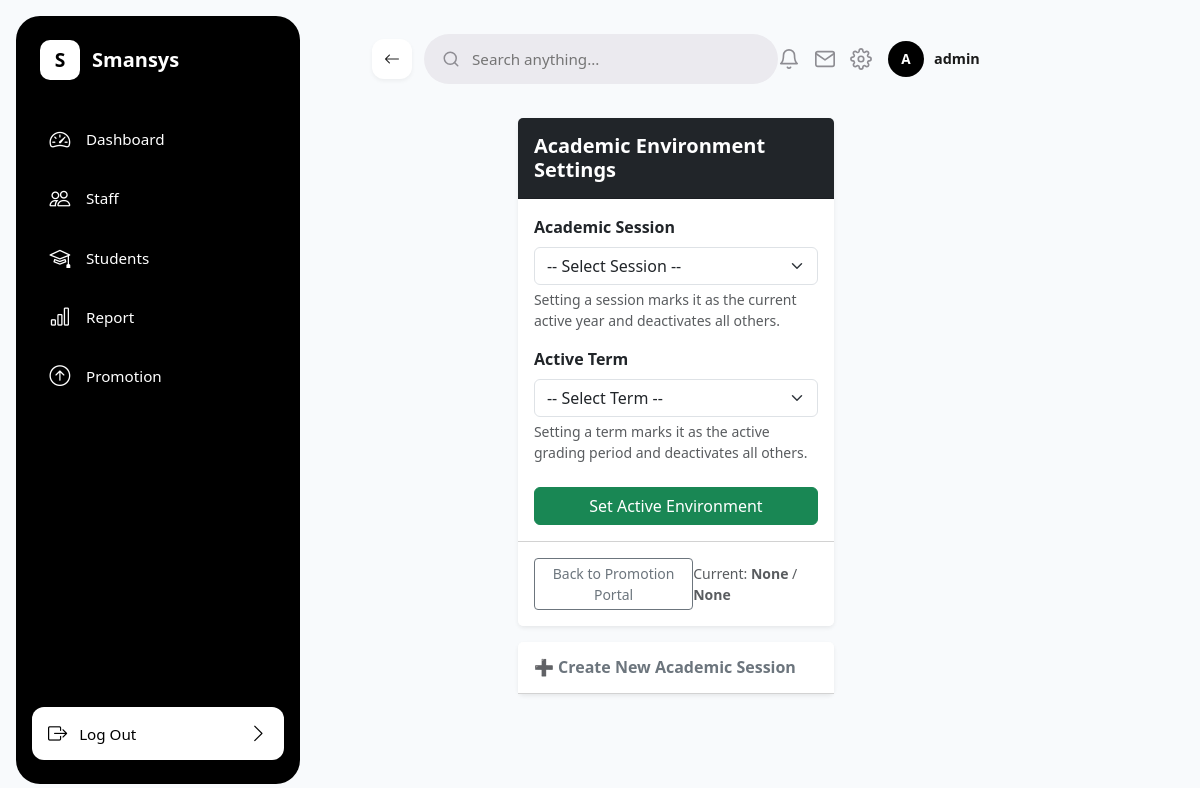
The app's page /settings/academic-session/ (signed in), older data.
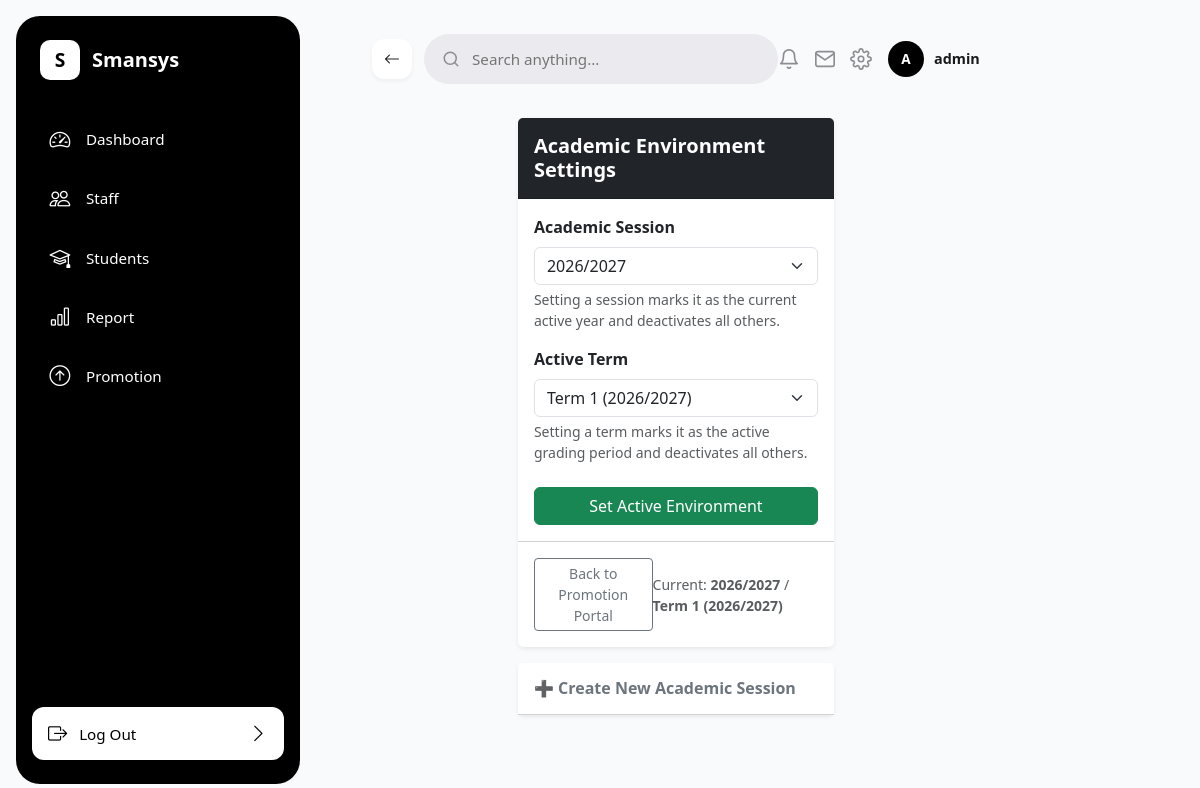
The same page, newer data.
### sis/models.py (models this page shows)
class AcademicSession(models.Model):
    academic_year = models.CharField(max_length=20, unique=True, help_text="e.g., 2025/2026")
    is_current = models.BooleanField(default=False, help_text="True if this is the active academic year")
    def __str__(self):
        return self.academic_year

class Term(models.Model):
    TERM_CHOICES = [
        ('Term 1', 'Term 1'),
        ('Term 2', 'Term 2'),
        ('Term 3', 'Term 3'),
    ]
    session = models.ForeignKey(AcademicSession, on_delete=models.CASCADE, related_name='terms')
    term_name = models.CharField(max_length=20, choices=TERM_CHOICES)
    is_active = models.BooleanField(default=False, help_text="True if this is the active grading term")
    class Meta:
        unique_together = ('session', 'term_name')
    def __str__(self):
        return f"{self.term_name} ({self.session.academic_year})"

### sis/views.py (the view, shortened to what this page needs)
# urls.py: path('settings/academic-session/', configure_session_view, name='configure_session'),
@login_required
def configure_session_view(request):
    if not _is_admin(request.user):
        raise PermissionDenied
    sessions = AcademicSession.objects.all()
    terms = Term.objects.all()
    context = {
        'sessions': sessions,
        'terms': terms,
        'current_session': AcademicSession.objects.filter(is_current=True).first(),
        'current_term': Term.objects.filter(is_active=True).first(),
    }
    return render(request, 'sis/configure_session.html', context)

### sis/views.py (called while the page is built)
def _is_admin(user):
    return user.is_active and user.is_superuser

### sis/templates/sis/configure_session.html (shortened to what this page needs)
{% extends 'sis/base.html' %}
{% load static %}
{% block content %}
<div class="row justify-content-center">
  <div class="col-md-6">
    <div class="card shadow-sm border-0">
      <div class="card-header bg-dark text-white py-3">
        <h5 class="mb-0 fw-bold">Academic Environment Settings</h5>
      </div>
      <div class="card-body">
        <form method="POST">
          <div class="mb-3">
            <label for="academic_session" class="form-label fw-semibold">Academic Session</label>
            <select name="academic_session" id="academic_session" class="form-select">
              <option value="">-- Select Session --</option>
              {% for s in sessions %}
              <option value="{{ s.id }}" {% if current_session and current_session.id == s.id %}selected{% endif %}>
                {{ s.academic_year }}
              </option>
              {% empty %}
              <option value="" disabled>No sessions created yet</option>
              {% endfor %}
            </select>
            <div class="form-text">Setting a session marks it as the current active year and deactivates all others.</div>
          </div>
          <div class="mb-4">
            <label for="term" class="form-label fw-semibold">Active Term</label>
            <select name="term" id="term" class="form-select">
              <option value="">-- Select Term --</option>
              {% for t in terms %}
              <option value="{{ t.id }}" {% if current_term and current_term.id == t.id %}selected{% endif %}>
                {{ t.term_name }} ({{ t.session.academic_year }})
              </option>
              {% empty %}
              <option value="" disabled>No terms created yet</option>
              {% endfor %}
            </select>
            <div class="form-text">Setting a term marks it as the active grading period and deactivates all others.</div>
          </div>
          <div class="d-grid">
            <button type="submit" class="btn btn-success px-4">Set Active Environment</button>
          </div>
        </form>
      </div>
      <div class="card-footer bg-white py-3 d-flex justify-content-between">
        <a href="{% url 'class_enrollment_portal' %}" class="btn btn-outline-secondary btn-sm">Back to Promotion Portal</a>
        <span class="text-muted small align-self-center">
          Current: <strong>{{ current_session|default:"None" }}</strong> / <strong>{{ current_term|default:"None" }}</strong>
        </span>
      </div>
    </div>
    <div class="card shadow-sm border-0 mt-3">
      <div class="card-header bg-white py-3" data-bs-toggle="collapse" data-bs-target="#createSessionCollapse" role="button" style="cursor: pointer;">
        <h6 class="mb-0 fw-bold text-secondary">➕ Create New Academic Session</h6>
      </div>
    </div>
  </div>
</div>
{% endblock %}

Row changes from the older to the newer data that the page shows:
added AcademicSession: academic_year "2026/2027"
added Term: term_name+session "Term 1 (2026/2027)"
Text that changed along with them:
form field academic_session: "-- Select Session --" → "2026/2027"
form field term: "-- Select Term --" → "Term 1 (2026/2027)"
{{ current_session|default:"None" }}: "None" → (not shown)
{{ current_term|default:"None" }}: "None" → (not shown)
